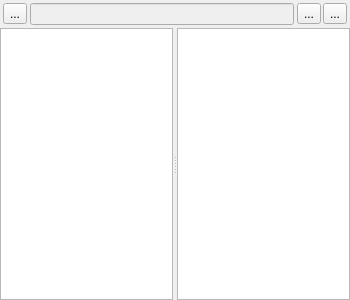
<?xml version="1.0" encoding="UTF-8"?>
<ui version="4.0">
 <class>MouseOverDictionaryClass</class>
 <widget class="QMainWindow" name="MouseOverDictionaryClass">
  <property name="enabled">
   <bool>true</bool>
  </property>
  <property name="geometry">
   <rect>
    <x>0</x>
    <y>0</y>
    <width>350</width>
    <height>300</height>
   </rect>
  </property>
  <property name="windowTitle">
   <string>Mouse Over Dictionary</string>
  </property>
  <widget class="QWidget" name="centralWidget">
   <layout class="QVBoxLayout" name="verticalLayout" stretch="0,1">
    <property name="spacing">
     <number>0</number>
    </property>
    <property name="leftMargin">
     <number>0</number>
    </property>
    <property name="topMargin">
     <number>0</number>
    </property>
    <property name="rightMargin">
     <number>0</number>
    </property>
    <property name="bottomMargin">
     <number>0</number>
    </property>
    <item>
     <layout class="QHBoxLayout" name="horizontalLayout_3">
      <property name="spacing">
       <number>3</number>
      </property>
      <property name="leftMargin">
       <number>3</number>
      </property>
      <property name="topMargin">
       <number>3</number>
      </property>
      <property name="rightMargin">
       <number>3</number>
      </property>
      <property name="bottomMargin">
       <number>3</number>
      </property>
      <item>
       <layout class="QHBoxLayout" name="horizontalLayout_2">
        <property name="spacing">
         <number>0</number>
        </property>
        <item>
         <widget class="QToolButton" name="toolButton_3">
          <property name="toolTip">
           <string>検索履歴を表示</string>
          </property>
          <property name="text">
           <string>...</string>
          </property>
          <property name="icon">
           <iconset resource="mouse_over_dictionary.qrc">
            <normaloff>:/MouseOverDictionary/Resources/side-bar-line-hide.png</normaloff>:/MouseOverDictionary/Resources/side-bar-line-hide.png</iconset>
          </property>
          <property name="checkable">
           <bool>false</bool>
          </property>
         </widget>
        </item>
       </layout>
      </item>
      <item>
       <widget class="QLineEdit" name="lineEdit">
        <property name="enabled">
         <bool>false</bool>
        </property>
       </widget>
      </item>
      <item>
       <layout class="QHBoxLayout" name="horizontalLayout">
        <property name="spacing">
         <number>2</number>
        </property>
        <item>
         <widget class="QToolButton" name="toolButton">
          <property name="toolTip">
           <string>マウス追従ウィンドウを表示</string>
          </property>
          <property name="text">
           <string>...</string>
          </property>
          <property name="icon">
           <iconset resource="mouse_over_dictionary.qrc">
            <normaloff>:/MouseOverDictionary/Resources/chat-off-line.png</normaloff>:/MouseOverDictionary/Resources/chat-off-line.png</iconset>
          </property>
          <property name="checkable">
           <bool>false</bool>
          </property>
          <property name="checked">
           <bool>false</bool>
          </property>
         </widget>
        </item>
        <item>
         <widget class="QToolButton" name="toolButton_2">
          <property name="toolTip">
           <string>メインウィンドウを常に最前面に表示</string>
          </property>
          <property name="text">
           <string>...</string>
          </property>
          <property name="icon">
           <iconset resource="mouse_over_dictionary.qrc">
            <normaloff>:/MouseOverDictionary/Resources/push-pin-2-line.png</normaloff>:/MouseOverDictionary/Resources/push-pin-2-line.png</iconset>
          </property>
          <property name="checkable">
           <bool>false</bool>
          </property>
          <property name="checked">
           <bool>false</bool>
          </property>
         </widget>
        </item>
       </layout>
      </item>
     </layout>
    </item>
    <item>
     <widget class="QSplitter" name="splitter">
      <property name="orientation">
       <enum>Qt::Horizontal</enum>
      </property>
      <property name="handleWidth">
       <number>4</number>
      </property>
      <widget class="QListView" name="listView">
       <property name="frameShape">
        <enum>QFrame::StyledPanel</enum>
       </property>
       <property name="frameShadow">
        <enum>QFrame::Plain</enum>
       </property>
       <property name="horizontalScrollBarPolicy">
        <enum>Qt::ScrollBarAlwaysOff</enum>
       </property>
      </widget>
      <widget class="QTextBrowser" name="textBrowser">
       <property name="enabled">
        <bool>true</bool>
       </property>
       <property name="minimumSize">
        <size>
         <width>0</width>
         <height>0</height>
        </size>
       </property>
       <property name="autoFillBackground">
        <bool>false</bool>
       </property>
       <property name="frameShadow">
        <enum>QFrame::Plain</enum>
       </property>
       <property name="horizontalScrollBarPolicy">
        <enum>Qt::ScrollBarAlwaysOff</enum>
       </property>
       <property name="readOnly">
        <bool>true</bool>
       </property>
       <property name="html">
        <string>&lt;!DOCTYPE HTML PUBLIC &quot;-//W3C//DTD HTML 4.0//EN&quot; &quot;http://www.w3.org/TR/REC-html40/strict.dtd&quot;&gt;
&lt;html&gt;&lt;head&gt;&lt;meta name=&quot;qrichtext&quot; content=&quot;1&quot; /&gt;&lt;style type=&quot;text/css&quot;&gt;
p, li { white-space: pre-wrap; }
&lt;/style&gt;&lt;/head&gt;&lt;body style=&quot; font-family:'MS UI Gothic'; font-size:9pt; font-weight:400; font-style:normal;&quot;&gt;
&lt;p style=&quot;-qt-paragraph-type:empty; margin-top:0px; margin-bottom:0px; margin-left:0px; margin-right:0px; -qt-block-indent:0; text-indent:0px;&quot;&gt;&lt;br /&gt;&lt;/p&gt;&lt;/body&gt;&lt;/html&gt;</string>
       </property>
      </widget>
     </widget>
    </item>
   </layout>
  </widget>
 </widget>
 <layoutdefault spacing="6" margin="11"/>
 <resources>
  <include location="mouse_over_dictionary.qrc"/>
 </resources>
 <connections/>
</ui>
